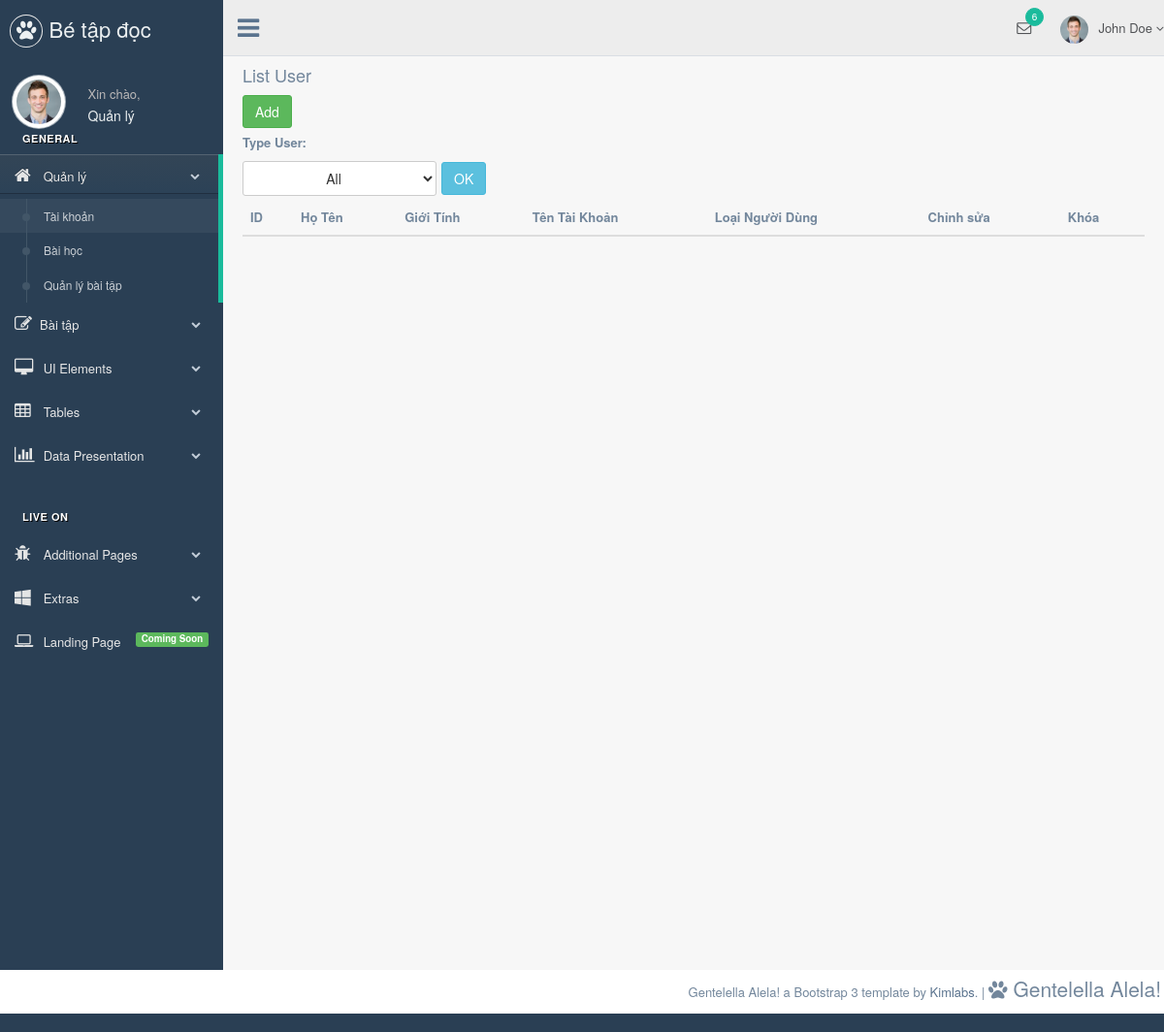
The page /Source-code/admin/quanlytaikhoan.php on the database as committed earlier.
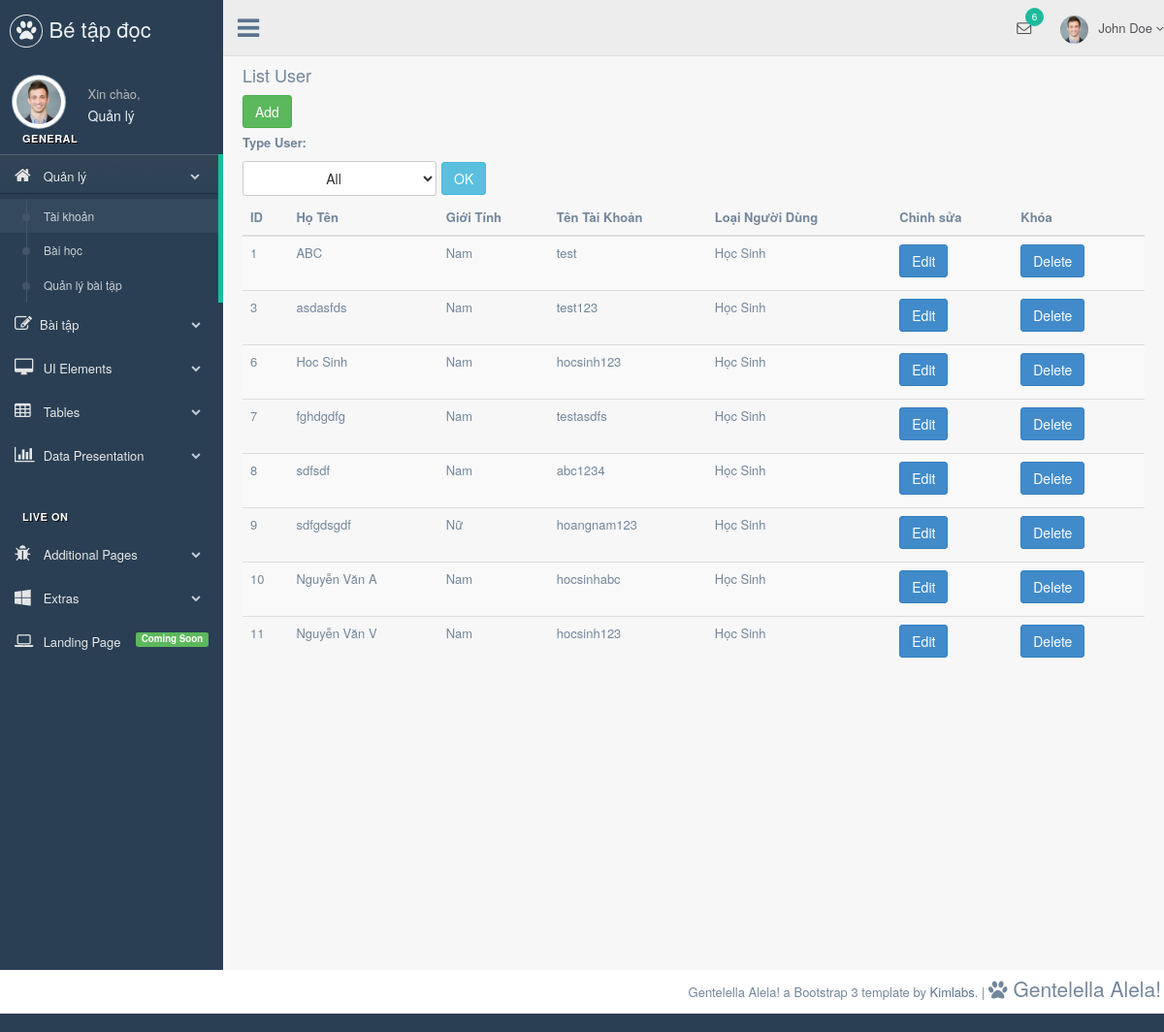
The same page on the database as committed later.
### tables this page shows
CREATE TABLE IF NOT EXISTS `taikhoan` (
  `tk_ID` int(11) NOT NULL AUTO_INCREMENT,
  `tk_HoTen` varchar(100) NOT NULL,
  `tk_GioiTinh` int(11) NOT NULL,
  `tk_TenDangNhap` varchar(100) NOT NULL,
  `tk_MatKhau` varchar(100) NOT NULL,
  `tk_DangNhapLanCuoi` datetime NOT NULL,
  `tk_LoaiNguoiDung` int(11) NOT NULL,
  PRIMARY KEY (`tk_ID`),
  KEY `fk_taikhoan_gioitinh_idx` (`tk_GioiTinh`),
  KEY `fk_taikhoan_loainguoidung_idx` (`tk_LoaiNguoiDung`)
);

### Source-code/dataconfig/dataprovider.php (called while the page is built, shortened)
<?php
class DataProvider
{
  public static function GetRows($sql)
  {
	$connection = mysqli_connect(HOSTNAME,USERNAME,PASSWORD,DATABASE) or
      	die ("couldn't connect to localhost");
    mysqli_query($connection,"set names 'utf8'");
    $returnresult = null;
    $result = mysqli_query($connection,$sql);
	$i = 0;
	while ($row = mysqli_fetch_array($result))
	{
		$returnresult[$i++] = $row;
	}
    return $returnresult;
	}
}
?>

### Source-code/admin/include/inc-quanlytaikhoan.php (the view)
<?php
	include_once '../dataconfig/dataprovider.php';
?>
 <h2 class="sub-header">List User</h2>
        <a class="btn btn-success noprint" href="edit-taikhoan.php?lhd=1">Add</a>
        <form action="" method="POST" class="noprint">
            <p><b>Type User: </b></p>
            <select name="cbTypeUser" class="btn btn-default dropdown-toggle" style="width:200px;">
            <option value="-1">All</option>
             <input type="submit" name="btnSubmit" class="btn btn-info" value="OK" />
        </form>
        <div class="">
            <table class="table table-striped">
              <thead>
                <tr>
                  <th>ID</th>
                  <th>Họ Tên</th>
                  <th>Giới Tính</th>
                  <th>Tên Tài Khoản</th>
                  <th>Loại Người Dùng</th>
                  <th>Chỉnh sửa</th>
                  <th>Khóa</th>
                </tr>
              </thead>
              <tbody>
              <?php  $result = DataProvider::GetRows("select * from taikhoan");
					foreach($result as $value) { ?>
                <tr>
                  <td><?php echo $value[0] ?></td>
                  <td><?php echo $value[1]?></td>
                  <td><?php if($value[2] == 1)echo 'Nam'; else echo 'Nữ'; ?></td>
                  <td><?php echo $value[3] ?></td>
                  <td><?php if($value[6] == 1)echo 'Học Sinh'; else echo 'Quản Trị'; ?></td>
                  <td><a href="edit-taikhoan.php?lhd=2&id=<?php echo $value[0] ?>" class="btn btn-primary noprint">Edit</a></td>
                  <td><a href="edit-taikhoan.php?lhd=3&id=<?php echo $value[0] ?>" class="btn btn-primary noprint">Delete</a></td>
                </tr>
              <?php }?>
              </tbody>
            </table>
          </div>

Rows that differ between the two databases and show on the page:
added taikhoan: tk_ID "1", tk_HoTen "ABC", shows "Nam", tk_TenDangNhap "test", shows "Học Sinh"
added taikhoan: tk_ID "3", tk_HoTen "asdasfds", shows "Nam", tk_TenDangNhap "test123", shows "Học Sinh"
added taikhoan: tk_ID "6", tk_HoTen "Hoc Sinh", shows "Nam", tk_TenDangNhap "hocsinh123", shows "Học Sinh"
added taikhoan: tk_ID "7", tk_HoTen "fghdgdfg", shows "Nam", tk_TenDangNhap "testasdfs", shows "Học Sinh"
added taikhoan: tk_ID "8", tk_HoTen "sdfsdf", shows "Nam", tk_TenDangNhap "abc1234", shows "Học Sinh"
added taikhoan: tk_ID "9", tk_HoTen "sdfgdsgdf", shows "Nữ", tk_TenDangNhap "hoangnam123", shows "Học Sinh"
added taikhoan: tk_ID "10", tk_HoTen "Nguyễn Văn A", shows "Nam", tk_TenDangNhap "hocsinhabc", shows "Học Sinh"
added taikhoan: tk_ID "11", tk_HoTen "Nguyễn Văn V", shows "Nam", tk_TenDangNhap "hocsinh123", shows "Học Sinh"
